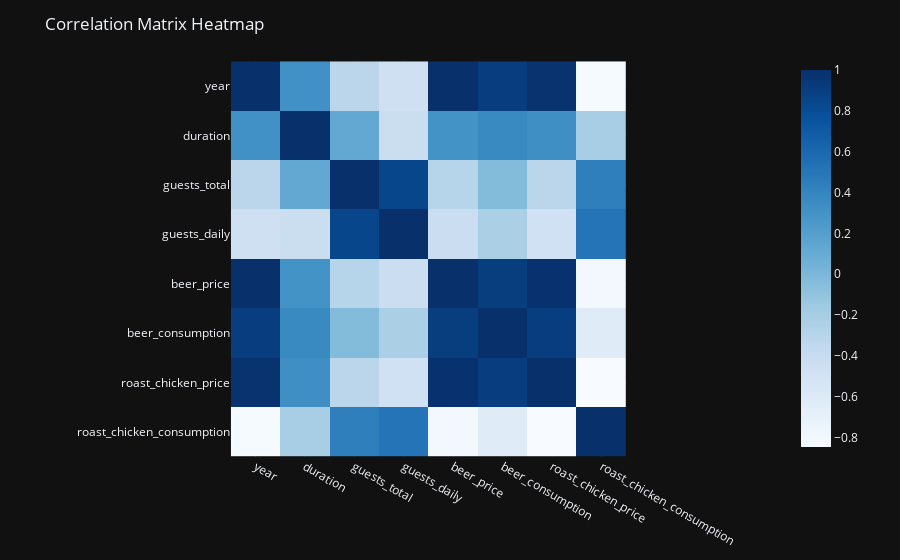

The cell this chart's notebook holds for it:
### Markdown cell above
### - Correlation Matrix Heatmap

To visualize the correlation matrix, I create a heatmap. The heatmap provides a visual representation of the correlations, making it easier to identify patterns and relationships between variables. Warmer colors indicate stronger positive correlations, while cooler colors indicate stronger negative correlations or no significant correlation.

This analysis helps us gain insights into how variables are related to each other within the dataset.

### Code cell
# Create a heatmap
fig = px.imshow(correlation_matrix, color_continuous_scale='blues')
fig.update_layout(title='Correlation Matrix Heatmap', template='plotly_dark')
fig.show()

### Figure 1 — Plotly figure (JSON) as saved in the notebook; plotly's stock layout.template omitted (floating-point values rounded to 4 significant figures)
{"data": [{"coloraxis": "coloraxis", "hovertemplate": "x: %{x}<br>y: %{y}<br>color: %{z}<extra></extra>", "name": "0", "type": "heatmap", "x": ["year", "duration", "guests_total", "guests_daily", "beer_price", "beer_consumption", "roast_chicken_price", "roast_chicken_consumption"], "xaxis": "x", "y": ["year", "duration", "guests_total", "guests_daily", "beer_price", "beer_consumption", "roast_chicken_price", "roast_chicken_consumption"], "yaxis": "y", "z": [[1, 0.3139, -0.3191, -0.4607, 0.9948, 0.8998, 0.979, -0.8254], [0.3139, 1, 0.1281, -0.4234, 0.2964, 0.3611, 0.3317, -0.2142], [-0.3191, 0.1281, 1, 0.8438, -0.2992, -0.03327, -0.3184, 0.4397], [-0.4607, -0.4234, 0.8438, 1, -0.4325, -0.2267, -0.4699, 0.515], [0.9948, 0.2964, -0.2992, -0.4325, 1, 0.9106, 0.9828, -0.8095], [0.8998, 0.3611, -0.03327, -0.2267, 0.9106, 1, 0.9014, -0.623], [0.979, 0.3317, -0.3184, -0.4699, 0.9828, 0.9014, 1, -0.8461], [-0.8254, -0.2142, 0.4397, 0.515, -0.8095, -0.623, -0.8461, 1]]}], "layout": {"coloraxis": {"colorscale": [[0, "rgb(247,251,255)"], [0.125, "rgb(222,235,247)"], [0.25, "rgb(198,219,239)"], [0.375, "rgb(158,202,225)"], [0.5, "rgb(107,174,214)"], [0.625, "rgb(66,146,198)"], [0.75, "rgb(33,113,181)"], [0.875, "rgb(8,81,156)"], [1, "rgb(8,48,107)"]]}, "margin": {"t": 60}, "title": {"text": "Correlation Matrix Heatmap"}, "xaxis": {"anchor": "y", "constrain": "domain", "domain": [0, 1], "scaleanchor": "y"}, "yaxis": {"anchor": "x", "autorange": "reversed", "constrain": "domain", "domain": [0, 1]}}}
